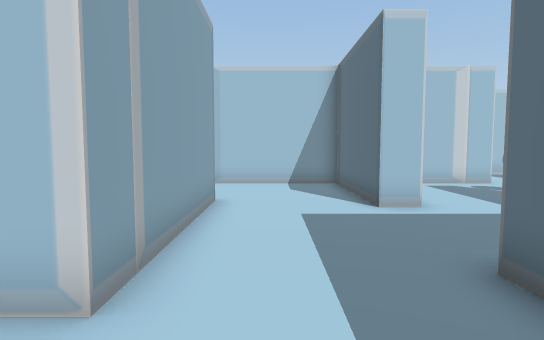
View 1 (above)

22 first-person views from a walk through a 3-D level made in the Unity game engine. The camera is 1.4 m above the floor, tilts 4° down and sees 80° across. The floor is counted in squares, 1 m on a side. Each view is taken from the middle of a square. On the plan, view 1 faces up. The plan holds only what a view shows up to about 15 squares ahead; the rest is blank. The place goes on beyond the plan. Some surface patterns are stand-ins.

View 2
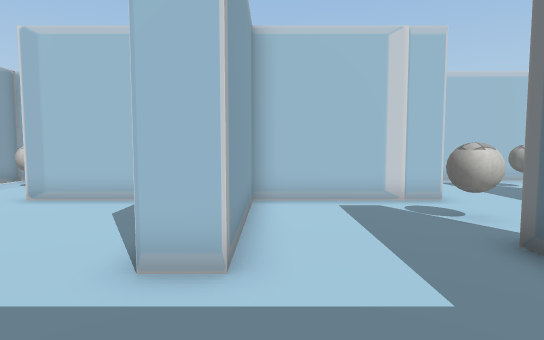

View 3
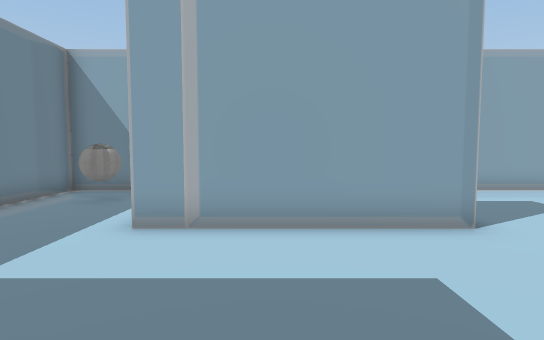

View 4
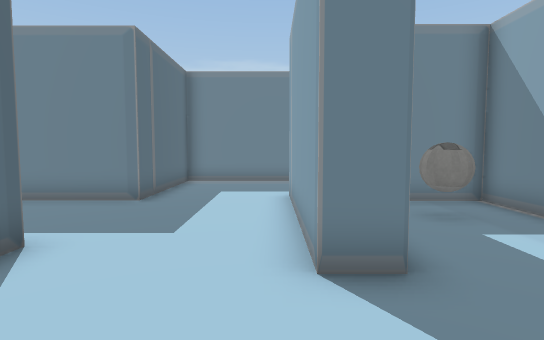

View 5
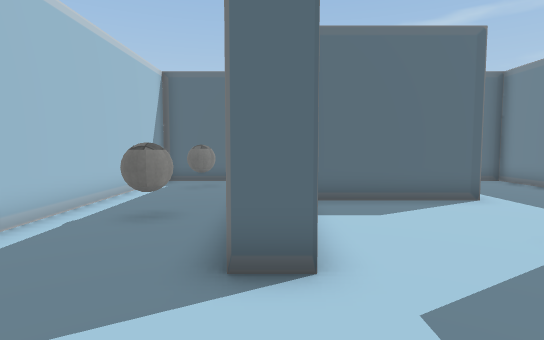

View 6
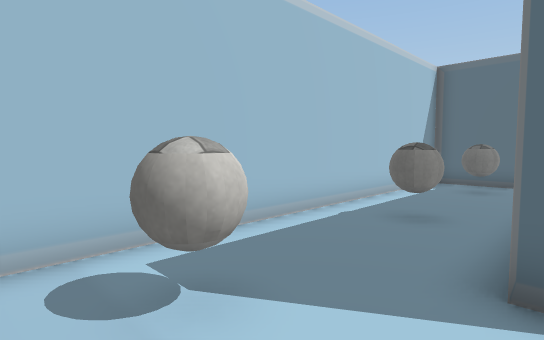

View 7
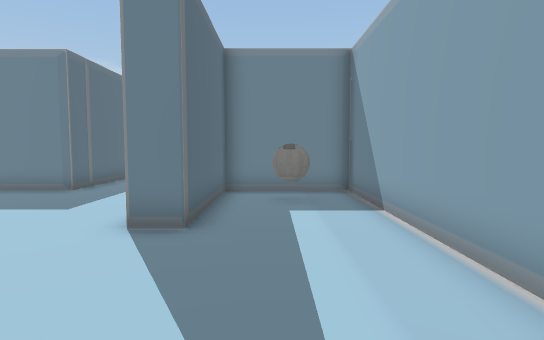

View 8
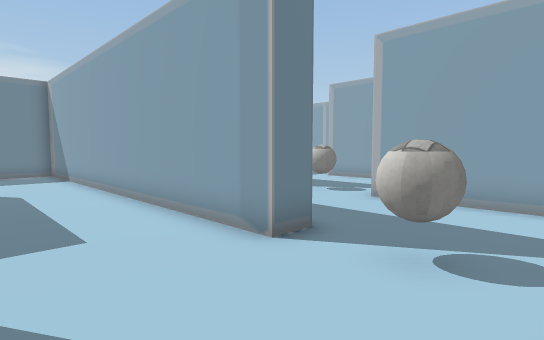

View 9
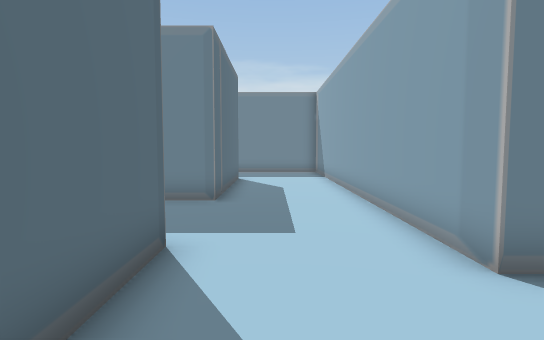

View 10
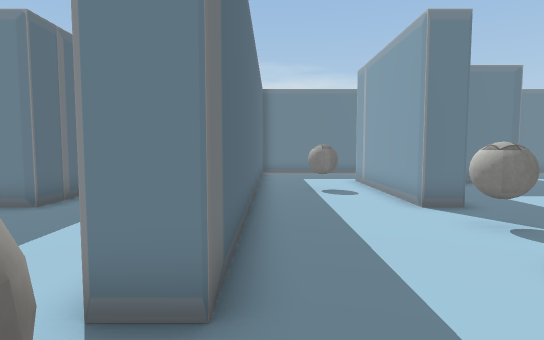

View 11
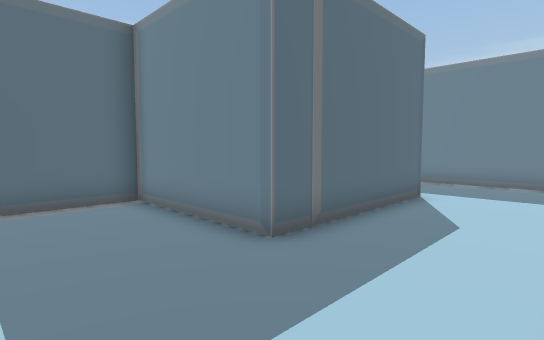

View 12
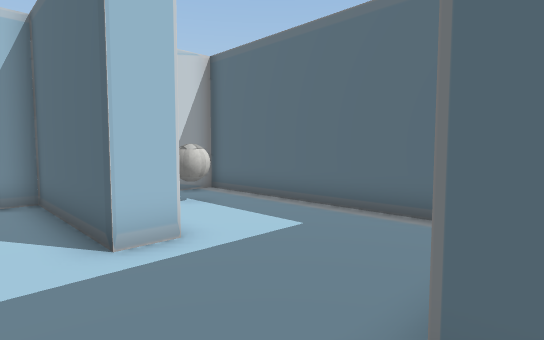

View 13
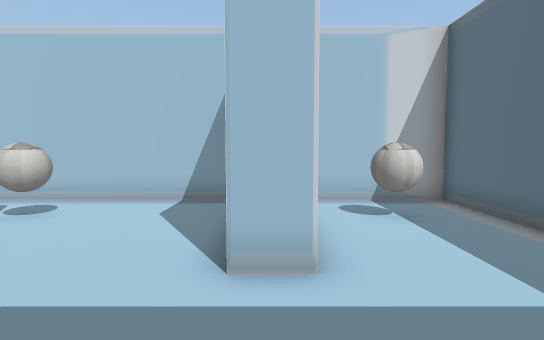

View 14
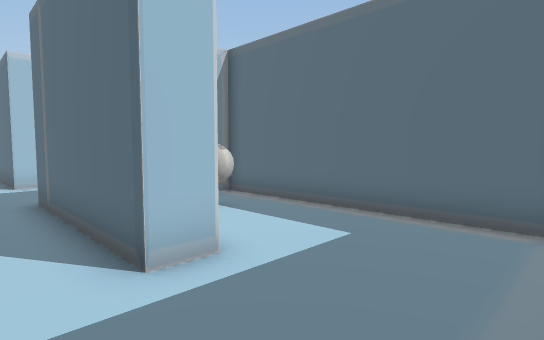

View 15
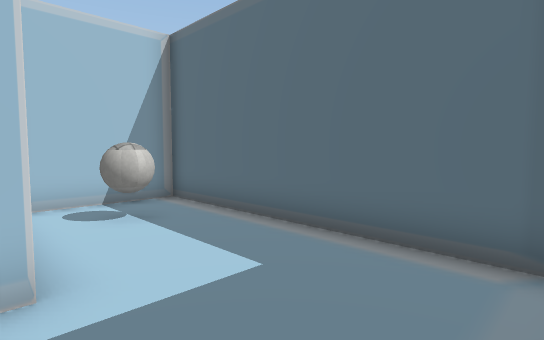

View 16
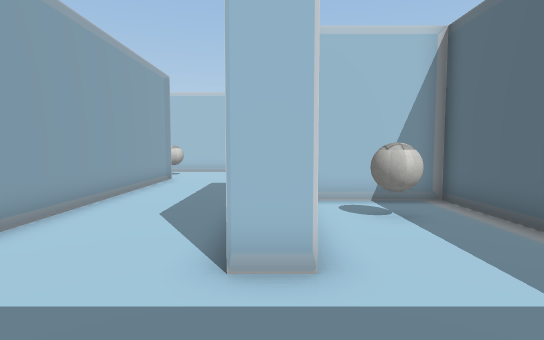

View 17
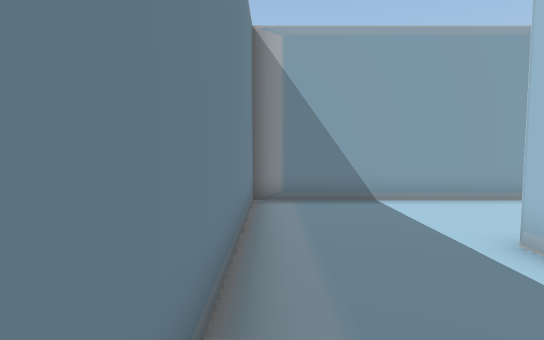

View 18
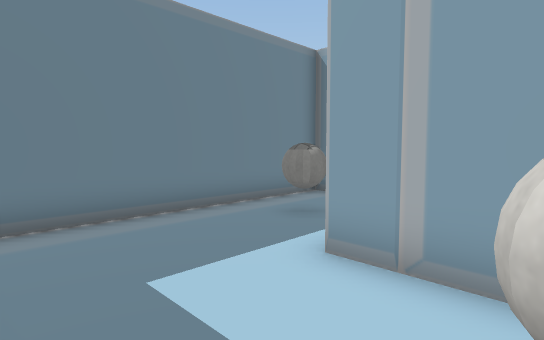

View 19
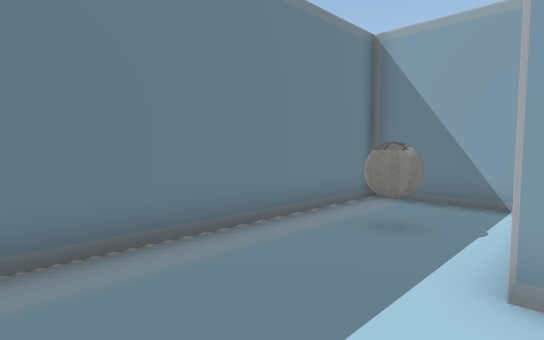

View 20
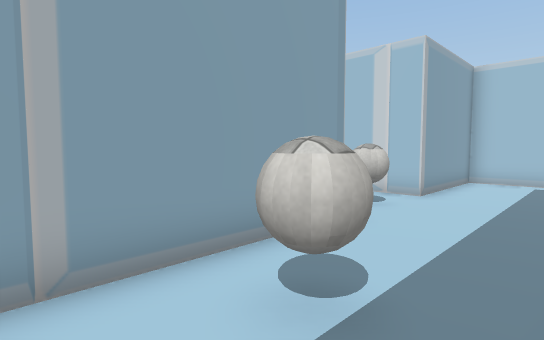

View 21
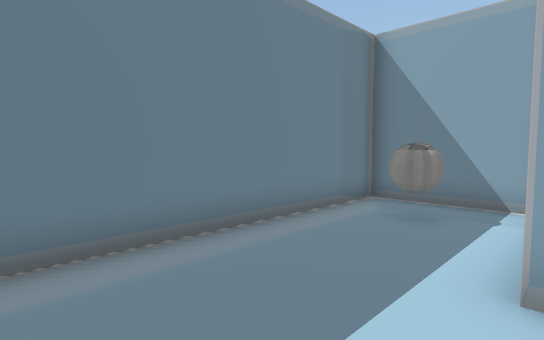

View 22
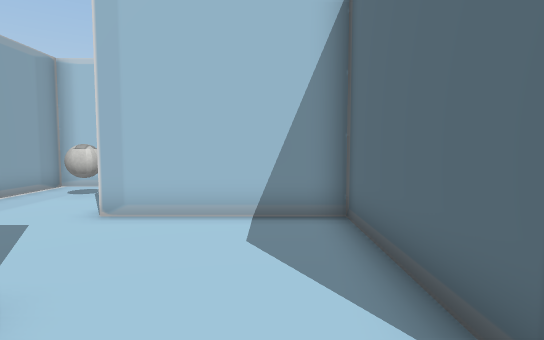

### Floor plan
Points are (right, up) in squares from view 1. A wall is a line through its corners. A room is listed if a view was taken in it or the views show most of it. See-through windows are left out.
Room 1 (views 1, 2, 3, 4, 5, 6, 7, 8, 9, 10, 11, 12, 13, 14, 15, 16, 17, 18, 19, 20, 21, 22)
walls: (7.5, 8) (7.5, 8.5) (8.5, 8.5) (8.5, 2.5); (7.5, 14.9) (7.5, 17.5) (-6.5, 17.5) (-6.5, 3.5) (-2.5, 3.5) (-2.5, 8.5) (-1.5, 8.5) (-1.5, 2.5) (-2.2, 2.5); (3.5, 1.9) (3.5, -1.5) (11.8, -1.5); (12.5, 0.9) (12.5, 13.5) (13.5, 13.5) (13.5, -1.5); (18.6, 12.5) (17.5, 12.5) (17.5, 17.5) (8.5, 17.5) (8.5, 12.5) (3.5, 12.5) (3.5, 7.5) (2.5, 7.5) (2.5, 12.5) (-2.5, 12.5) (-2.5, 13.5); (13.8, -1.5) (21.5, -1.5); (18.6, 2.5) (17.5, 2.5) (17.5, 8.5) (22.5, 8.5) (22.5, 17.5) (19.1, 17.5); (-6.5, 2.1) (-6.5, -1.5) (2.5, -1.5) (2.5, 3.5) (7.5, 3.5) (7.5, 4.2); (22.5, -0.8) (22.5, 7.5) (19.1, 7.5)
objects: ball (-5, 0); ball (-5, 5); ball (-5, 15); ball (0, 15); ball (5, 15); ball (6, 0); ball (8, 10) to (8, 11); ball (10, 5); ball (13, 15) to (13, 16); ball (20, 5); ball (20, 15)

Where each view was taken, in squares from view 1:
view 1: 0 up, 0 right, facing up
view 2: 4 up, 4 right, facing up
view 3: 5 up, 4 right, facing left
view 4: 12 up, 1 left, facing down
view 5: 13 up, 6 left, facing right
view 6: 13 up, 6 left, facing up-right
view 7: 14 up, 4 left, facing down
view 8: 17 up, 17 right, facing down-left
view 9: 17 up, 16 right, facing down
view 10: 16 up, 12 right, facing down
view 11: 12 up, 14 right, facing down-right
view 12: 8 up, 16 right, facing up-right
view 13: 9 up, 18 right, facing up
view 14: 1 down, 16 right, facing up-right
view 15: 1 down, 18 right, facing up-right
view 16: 1 down, 18 right, facing up
view 17: 1 down, 22 right, facing left
view 18: 5 up, 12 right, facing down-left
view 19: 3 up, 12 right, facing down-left
view 20: 3 up, 12 right, facing up-left
view 21: 3 up, 2 right, facing down-left
view 22: 6 up, 1 right, facing up
